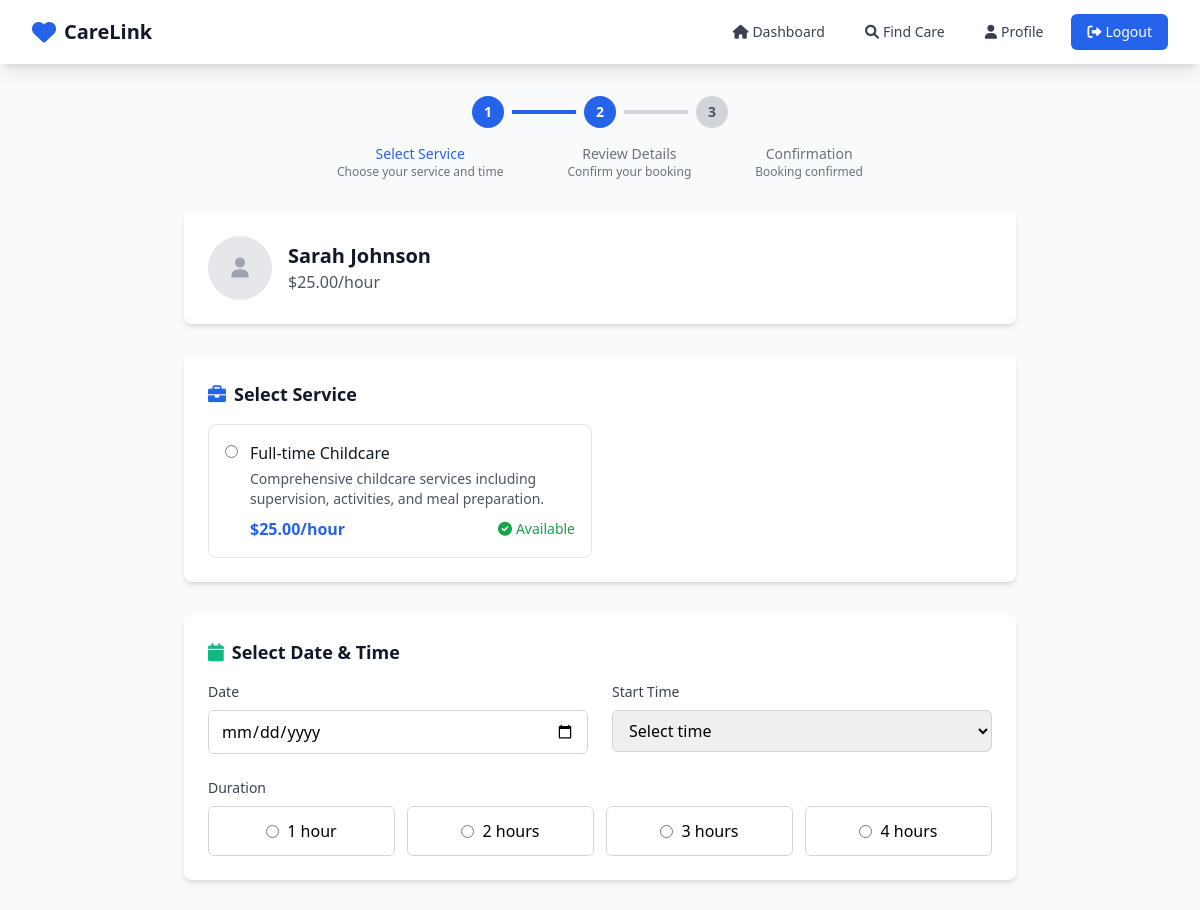
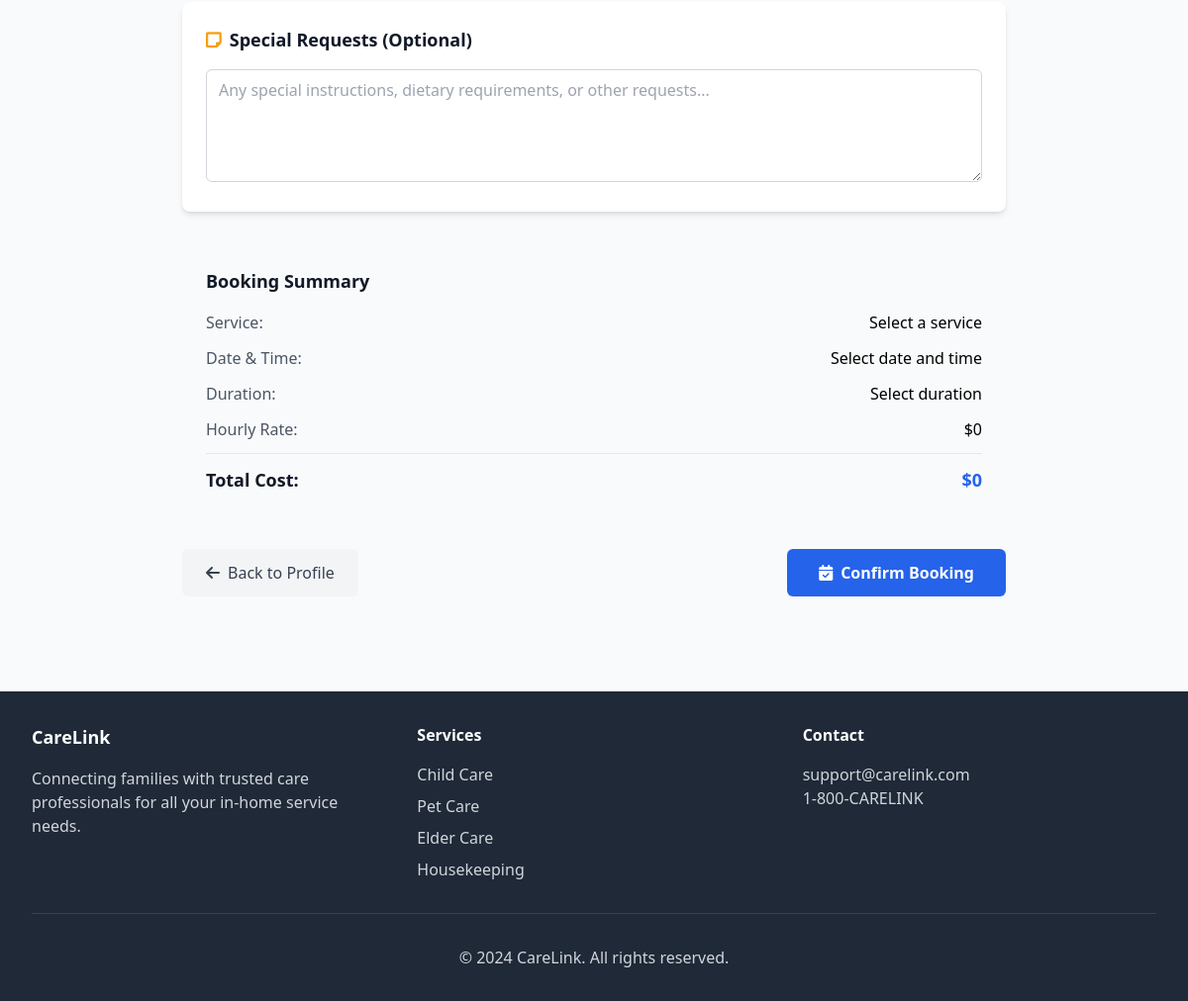
Screenshot of /bookings/book/1/ (signed in) with the database file from the repository (2 pictures, top to bottom).
### accounts/models.py (models this page shows, shortened)
class Provider(models.Model):
    user = models.OneToOneField(User, on_delete=models.CASCADE, related_name='provider_profile')
    bio = models.TextField(blank=True, default="")
    services_offered = models.TextField(help_text="List of services you offer", default="")
    hourly_rate = models.DecimalField(max_digits=10, decimal_places=2, default=25.00)
    is_verified = models.BooleanField(default=False)
    background_check_date = models.DateField(null=True, blank=True)
    insurance_expiry = models.DateField(null=True, blank=True)
    availability_notes = models.TextField(blank=True, help_text="Notes about your availability", default="")

class User(AbstractUser):
    ROLE_CHOICES = [
        ('customer', 'Customer'),
        ('provider', 'Provider'),
    ]
    role = models.CharField(max_length=10, choices=ROLE_CHOICES)
    phone_regex = RegexValidator(regex=r'^\+?1?\d{9,15}$', message="Phone number must be entered in the format: '+999999999'. Up to 15 digits allowed.")
    phone_number = models.CharField(validators=[phone_regex], max_length=17, blank=True)
    profile_picture = models.ImageField(upload_to='profile_pictures/', blank=True, null=True)
    created_at = models.DateTimeField(auto_now_add=True)
    updated_at = models.DateTimeField(auto_now=True)
    class Meta:
        db_table = 'accounts_user'

### services/models.py (models this page shows, shortened)
class Service(models.Model):
    provider = models.ForeignKey(Provider, on_delete=models.CASCADE, related_name='services')
    category = models.ForeignKey(ServiceCategory, on_delete=models.CASCADE)
    name = models.CharField(max_length=200)
    description = models.TextField()
    price_per_hour = models.DecimalField(max_digits=10, decimal_places=2)
    is_available = models.BooleanField(default=True)
    created_at = models.DateTimeField(auto_now_add=True)
    updated_at = models.DateTimeField(auto_now=True)

### bookings/views.py (the view, shortened to what this page needs)
# urls.py: path('book/<int:provider_id>/', views.booking_page, name='booking_page'),
@login_required
def booking_page(request, provider_id):
    if request.user.role != 'customer':
        messages.error(request, 'Access denied.')
        return redirect('home')
    provider = get_object_or_404(Provider, id=provider_id)
    services = provider.services.filter(is_available=True)
    selected_date = request.GET.get('date')
    available_slots = []
    context = {
        'provider': provider,
        'services': services,
        'available_slots': available_slots,
        'selected_date': selected_date,
    }
    return render(request, 'customer/booking.html', context)

### templates/customer/booking.html (shortened to what this page needs)
{% extends 'base.html' %}
{% block content %}
<div class="max-w-4xl mx-auto px-4 sm:px-6 lg:px-8 py-8">
    <div class="mb-8">
        <div class="flex items-center justify-center">
            <div class="flex items-center">
                <div class="flex items-center justify-center w-8 h-8 bg-carelink-blue text-white rounded-full text-sm font-semibold">1</div>
                <div class="w-16 h-1 bg-carelink-blue mx-2"></div>
            </div>
            <div class="flex items-center">
                <div class="flex items-center justify-center w-8 h-8 bg-carelink-blue text-white rounded-full text-sm font-semibold">2</div>
                <div class="w-16 h-1 bg-gray-300 mx-2"></div>
            </div>
            <div class="flex items-center">
                <div class="flex items-center justify-center w-8 h-8 bg-gray-300 text-gray-600 rounded-full text-sm font-semibold">3</div>
            </div>
        </div>
        <div class="flex justify-center mt-4">
            <div class="text-center">
                <div class="text-sm font-medium text-carelink-blue">Select Service</div>
                <div class="text-xs text-gray-500">Choose your service and time</div>
            </div>
            <div class="text-center ml-16">
                <div class="text-sm font-medium text-gray-500">Review Details</div>
                <div class="text-xs text-gray-500">Confirm your booking</div>
            </div>
            <div class="text-center ml-16">
                <div class="text-sm font-medium text-gray-500">Confirmation</div>
                <div class="text-xs text-gray-500">Booking confirmed</div>
            </div>
        </div>
    </div>
    <div class="bg-white rounded-lg shadow-md p-6 mb-8">
        <div class="flex items-center space-x-4">
            {% if provider.user.profile_picture %}
                <img src="{{ provider.user.profile_picture.url }}" alt="{{ provider.user.get_full_name }}"
                     class="w-16 h-16 rounded-full object-cover">
            {% else %}
                <div class="w-16 h-16 bg-gray-200 rounded-full flex items-center justify-center">
                    <i class="fas fa-user text-gray-400 text-xl"></i>
                </div>
            {% endif %}
            <div>
                <h2 class="text-xl font-semibold text-gray-900">
                    {{ provider.user.get_full_name|default:provider.user.username }}
                </h2>
                <p class="text-gray-600">${{ provider.hourly_rate }}/hour</p>
            </div>
        </div>
    </div>
    <form method="post" class="space-y-8">
        <div class="bg-white rounded-lg shadow-md p-6">
            <h3 class="text-lg font-semibold text-gray-900 mb-4">
                <i class="fas fa-briefcase text-carelink-blue mr-2"></i>Select Service
            </h3>
            <div class="grid grid-cols-1 md:grid-cols-2 gap-4">
                {% for service in services %}
                    <div class="border border-gray-200 rounded-lg p-4 hover:border-carelink-blue transition duration-200">
                        <label class="flex items-start space-x-3 cursor-pointer">
                            <input type="radio" name="service" value="{{ service.id }}"
                                   class="mt-1 text-carelink-blue focus:ring-carelink-blue">
                            <div class="flex-1">
                                <h4 class="font-medium text-gray-900">{{ service.name }}</h4>
                                <p class="text-gray-600 text-sm mt-1">{{ service.description|truncatewords:20 }}</p>
                                <div class="mt-2 flex items-center justify-between">
                                    <span class="text-carelink-blue font-semibold">${{ service.price_per_hour }}/hour</span>
                                    <span class="text-green-600 text-sm">
                                        <i class="fas fa-check-circle mr-1"></i>Available
                                    </span>
                                </div>
                            </div>
                        </label>
                    </div>
                {% empty %}
                    <div class="col-span-2 text-center py-8 text-gray-500">
                        <i class="fas fa-briefcase text-4xl mb-4"></i>
                        <p>No services available</p>
                    </div>
                {% endfor %}
            </div>
        </div>
        <div class="bg-white rounded-lg shadow-md p-6">
            <h3 class="text-lg font-semibold text-gray-900 mb-4">
                <i class="fas fa-calendar text-carelink-green mr-2"></i>Select Date & Time
            </h3>
            <div class="grid grid-cols-1 md:grid-cols-2 gap-6">
                <div>
                    <label for="booking_date" class="block text-sm font-medium text-gray-700 mb-2">Date</label>
                    <input type="date" id="booking_date" name="booking_date" required
                           class="w-full px-3 py-2 border border-gray-300 rounded-md focus:outline-none focus:ring-carelink-blue focus:border-carelink-blue"
                           min="{{ 'now'|date:'Y-m-d' }}">
                </div>
                <div>
                    <label for="start_time" class="block text-sm font-medium text-gray-700 mb-2">Start Time</label>
                    <select id="start_time" name="start_time" required
                            class="w-full px-3 py-2 border border-gray-300 rounded-md focus:outline-none focus:ring-carelink-blue focus:border-carelink-blue">
                        <option value="">Select time</option>
                    </select>
                </div>
            </div>
            <div class="mt-6">
                <label for="duration" class="block text-sm font-medium text-gray-700 mb-2">Duration</label>
                <div class="grid grid-cols-2 md:grid-cols-4 gap-3">
                    <label class="flex items-center justify-center p-3 border border-gray-300 rounded-md hover:border-carelink-blue cursor-pointer">
                        <input type="radio" name="duration" value="1" class="mr-2 text-carelink-blue focus:ring-carelink-blue">
                        <span>1 hour</span>
                    </label>
                    <label class="flex items-center justify-center p-3 border border-gray-300 rounded-md hover:border-carelink-blue cursor-pointer">
                        <input type="radio" name="duration" value="2" class="mr-2 text-carelink-blue focus:ring-carelink-blue">
                        <span>2 hours</span>
                    </label>
                    <label class="flex items-center justify-center p-3 border border-gray-300 rounded-md hover:border-carelink-blue cursor-pointer">
                        <input type="radio" name="duration" value="3" class="mr-2 text-carelink-blue focus:ring-carelink-blue">
                        <span>3 hours</span>
                    </label>
                    <label class="flex items-center justify-center p-3 border border-gray-300 rounded-md hover:border-carelink-blue cursor-pointer">
                        <input type="radio" name="duration" value="4" class="mr-2 text-carelink-blue focus:ring-carelink-blue">
                        <span>4 hours</span>
                    </label>
                </div>
            </div>
        </div>
        <div class="bg-white rounded-lg shadow-md p-6">
            <h3 class="text-lg font-semibold text-gray-900 mb-4">
                <i class="fas fa-sticky-note text-carelink-orange mr-2"></i>Special Requests (Optional)
            </h3>
            <textarea name="special_requests" rows="4"
                      class="w-full px-3 py-2 border border-gray-300 rounded-md focus:outline-none focus:ring-carelink-blue focus:border-carelink-blue"
                      placeholder="Any special instructions, dietary requirements, or other requests..."></textarea>
        </div>
        <div class="bg-gray-50 rounded-lg p-6">
            <h3 class="text-lg font-semibold text-gray-900 mb-4">Booking Summary</h3>
            <div class="space-y-3">
                <div class="flex justify-between">
                    <span class="text-gray-600">Service:</span>
                    <span id="service_name" class="font-medium">Select a service</span>
                </div>
                <div class="flex justify-between">
                    <span class="text-gray-600">Date & Time:</span>
                    <span id="datetime_display" class="font-medium">Select date and time</span>
                </div>
                <div class="flex justify-between">
                    <span class="text-gray-600">Duration:</span>
                    <span id="duration_display" class="font-medium">Select duration</span>
                </div>
                <div class="flex justify-between">
                    <span class="text-gray-600">Hourly Rate:</span>
                    <span id="hourly_rate" class="font-medium">$0</span>
                </div>
                <hr class="my-3">
                <div class="flex justify-between text-lg">
                    <span class="font-semibold text-gray-900">Total Cost:</span>
                    <span id="total_cost" class="font-bold text-carelink-blue">$0</span>
                </div>
            </div>
        </div>
        <div class="flex justify-between">
            <a href="{% url 'provider_profile' provider.id %}"
               class="bg-gray-100 text-gray-700 px-6 py-3 rounded-md hover:bg-gray-200 transition duration-300">
                <i class="fas fa-arrow-left mr-2"></i>Back to Profile
            </a>
            <button type="submit"
                    class="bg-carelink-blue text-white px-8 py-3 rounded-md hover:bg-blue-700 transition duration-300 font-semibold">
                <i class="fas fa-calendar-check mr-2"></i>Confirm Booking
            </button>
        </div>
    </form>
</div>
{% endblock %}

### rows the page displays
Provider: user.get_full_name "Sarah Johnson", hourly_rate "25.00"
Service: name "Full-time Childcare", description "Comprehensive childcare services including supervision, activities, and meal preparation.", price_per_hour "25.00"
